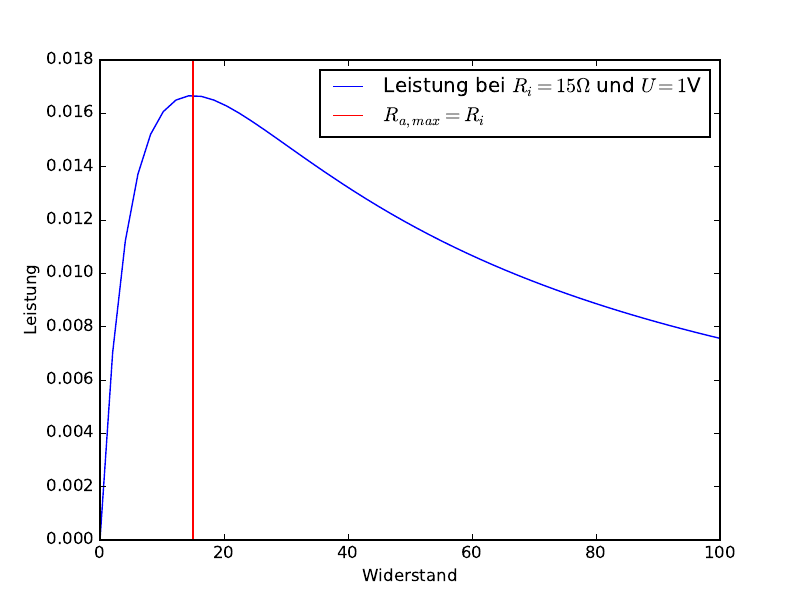

This figure's Python source:
import numpy as np
import matplotlib.pyplot as plt
from scipy.optimize import curve_fit

U = 1
R_i = 15

x = np.linspace(0,100)
plt.plot(x, U**2/(R_i+x)**2*x, 'b-', label='Leistung bei $R_i=15\Omega$ und $U=1$V')
plt.axvline(x=15, color='r', linestyle='-',label='$R_{a,max} = R_i$')
plt.xlabel('Widerstand')
plt.ylabel('Leistung')
plt.legend(loc='best')
plt.savefig('Leistung.pdf')
plt.show()

